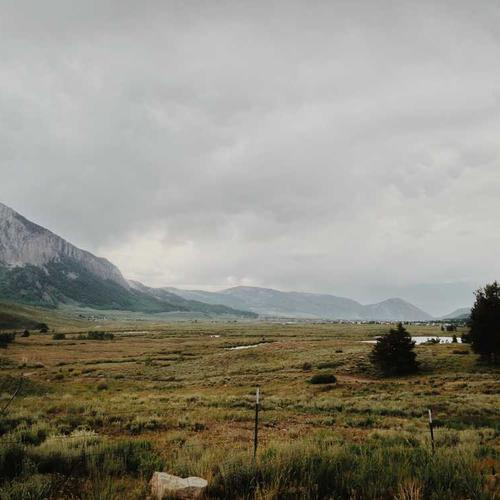
#> input picture SOLUTIONS/input.jpg, 500 x 500 px
$ jupyter execute asg1.ipynb   (shell and % lines are left out)
#> lines starting #> are read from the running program, lines starting #| are printed output that depends on the picture; after the words box and inside, x2 and y2 are one past the last pixel; in counts of white or black regions, pixels touching at a corner belong together
[cell 1]
import cv2                      # OpenCV library for image processing

[cell 2]
import cv2                      # OpenCV library for image processing
import numpy as np             # For numerical operations
from matplotlib import pyplot as plt   # For displaying images in Jupyter

# Step 1: Read the image in grayscale mode (0 means grayscale)
img = cv2.imread("input.jpg", 0)
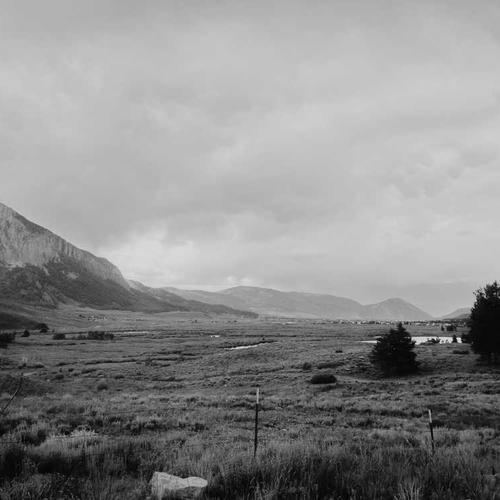
#> img: shape (500, 500); min 0, max 238, mean 140.8

# Step 2: Check if image is loaded properly
if img is None:
    print("Error: Image not found")
    exit()

# Step 3: Calculate mean intensity of the image
# This will act as threshold value
threshold = int(np.mean(img))
#> threshold = 140
print("Mean Threshold Value:", threshold)
#| Mean Threshold Value: 140

# Step 4: Create an empty binary image of same size
binary = np.zeros_like(img)

# Step 5: Apply thresholding manually (pixel by pixel)
for i in range(img.shape[0]):          # Loop over rows
    for j in range(img.shape[1]):      # Loop over columns

        # If pixel value is greater than or equal to threshold
        if img[i, j] >= threshold:
            binary[i, j] = 255         # Set to white
        else:
            binary[i, j] = 0           # Set to black
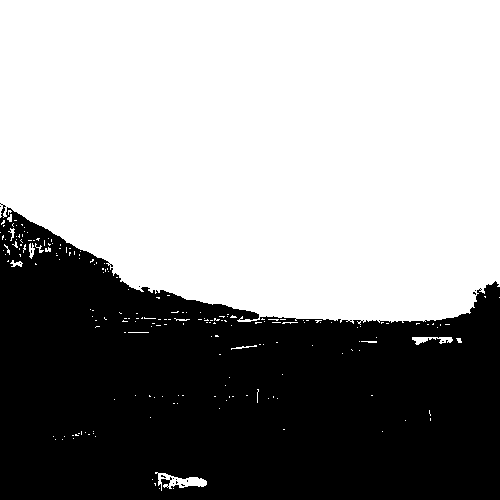
#> binary: shape (500, 500); 59.1% white; 15 black regions (14 under 20 px), largest, box (x1, y1, x2, y2) and area: (0, 203, 500, 500) 102186

# Step 6: Display the result
plt.imshow(binary, cmap='gray')       # Show as grayscale image
plt.title("Binary Image (Mean Threshold)")
plt.axis('off')                       # Hide axis
plt.show()

[cell 3]
import cv2                      # OpenCV library for image processing
import numpy as np             # For numerical operations
from matplotlib import pyplot as plt   # For displaying images in Jupyter

# Step 1: Read the image in grayscale mode (0 means grayscale)
img = cv2.imread("input.jpg", 0)

# Step 2: Check if image is loaded properly
if img is None:
    print("Error: Image not found")
    exit()

# Step 3: Calculate mean intensity of the image
# This will act as threshold value
threshold = int(np.mean(img))
print("Mean Threshold Value:", threshold)
#| Mean Threshold Value: 140

# Step 4: Create an empty binary image of same size
binary = np.zeros_like(img)

# Step 5: Apply thresholding manually (pixel by pixel)
for i in range(img.shape[0]):          # Loop over rows
    for j in range(img.shape[1]):      # Loop over columns

        # If pixel value is greater than or equal to threshold
        if img[i, j] >= threshold:
            binary[i, j] = 255         # Set to white
        else:
            binary[i, j] = 0           # Set to black

# Step 6: Display the result
plt.imshow(binary, cmap='gray')       # Show as grayscale image
plt.title("Binary Image (Mean Threshold)")
plt.axis('off')                       # Hide axis
plt.show()

[cell 4]
import os
print(os.getcwd())     # shows current folder
print(os.listdir())    # shows files inside

[cell 5]
import cv2                      # OpenCV for image processing
import numpy as np             # Numerical operations
from matplotlib import pyplot as plt   # Display image in Jupyter

# Step 1: Read the image in grayscale mode
img = cv2.imread("input.jpg", 0)

# Step 2: Check if image is loaded properly
if img is None:
    print("Error: Image not found. Make sure input.jpg is in the same folder.")
    exit()

# Step 3: Take threshold value from user
threshold = int(input("Enter threshold value (0-255): "))
#> the answer given: 100

# Step 4: Create empty binary image of same size
binary = np.zeros_like(img)

# Step 5: Apply thresholding pixel by pixel
for i in range(img.shape[0]):        # Loop over rows
    for j in range(img.shape[1]):    # Loop over columns

        if img[i, j] >= threshold:
            binary[i, j] = 255       # White pixel
        else:
            binary[i, j] = 0         # Black pixel
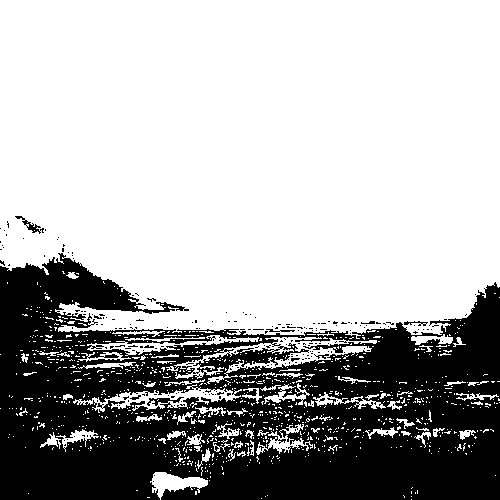
#> binary: shape (500, 500); 68.2% white; 233 black regions (224 under 20 px), largest, box (x1, y1, x2, y2) and area: (0, 253, 500, 500) 78358, (15, 216, 44, 234) 130, (404, 321, 428, 326) 54

# Step 6: Display the result
plt.imshow(binary, cmap='gray')
plt.title("Binary Image (User Threshold)")
plt.axis('off')
plt.show()
